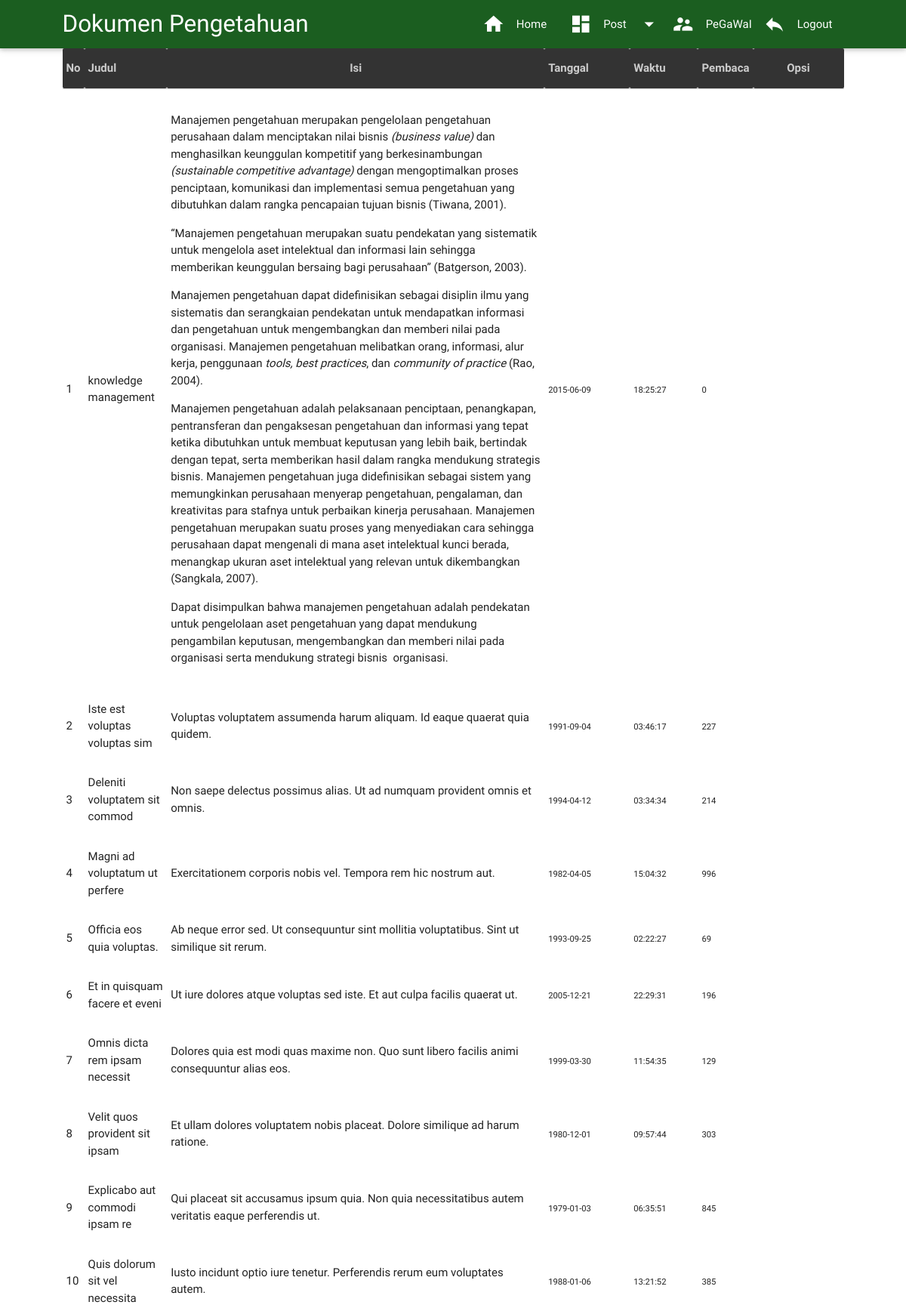
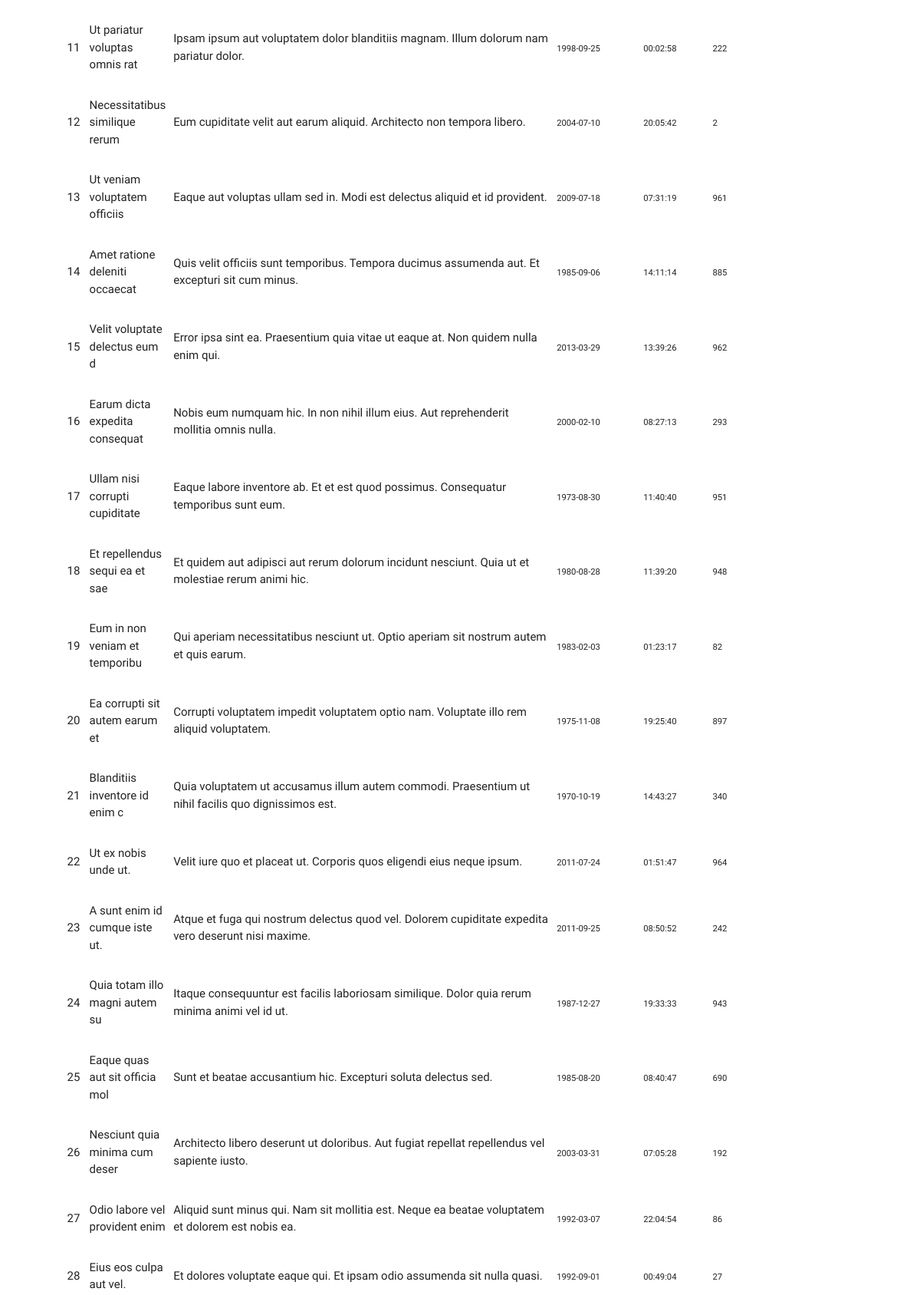
The page /pegawai/module/dokumen/textfull2.php (signed in, upper part) on the database its author committed (2 pictures, top to bottom).
### tables this page shows
CREATE TABLE IF NOT EXISTS `dokumen` (
  `id` int(5) NOT NULL AUTO_INCREMENT,
  `judul` varchar(30) NOT NULL,
  `isi` text NOT NULL,
  `tanggal` date NOT NULL,
  `waktu` time NOT NULL,
  `baca` int(10) NOT NULL,
  `gambar` varchar(100) NOT NULL,
  `divisi` char(2) DEFAULT NULL,
  PRIMARY KEY (`id`)
);

### pegawai/module/dokumen/textfull2.php (the view, shortened to what this page needs)
<?php
require "includes/header_artikel.php";
?>
<body>
		<div class="container">
			<div class="hero-unit">
				<table class="table table-striped" border="0">
				<thead>
				<tr>
					<th width="10" scope scope="col" bgcolor="#333333"><font color="#CCCCCC">No</th>
					<th width="100" scope scope="col" bgcolor="#333333"><font color="#CCCCCC">Judul</th>
                    <th width="500" scope scope="col" bgcolor="#333333"><font color="#CCCCCC"><center>Isi</th>
					<th scope scope="col" bgcolor="#333333"><font color="#CCCCCC">Tanggal</th>
					<th scope scope="col" bgcolor="#333333"><font color="#CCCCCC">Waktu</th>
					<th width="50" scope scope="col" bgcolor="#333333"><font color="#CCCCCC">Pembaca</th>
					<th width="120" scope scope="col" bgcolor="#333333"><font color="#CCCCCC"><center>Opsi</th>
				</thead>
	<?php
	$no = 1;
	$query2 = "SELECT * from dokumen ";
	$sql = mysql_query ($query2);
	while ($hasil = mysql_fetch_array ($sql)) {
			?>
				<tbody>
				<tr>
					<td align="center"><?php echo $no?></td>
					<td><?php echo $hasil['judul']?></td>
                    <td><?php echo $hasil['isi']?></td>
					<td align="center"><small><?php echo $hasil['tanggal']?></small></td>
					<td align="center"><small><?php echo $hasil['waktu']?></small></td>
					<td align="center"><small><?php echo $hasil['baca']?></small></td>
					<td align="center">&nbsp
				</tr>
				</tbody>
				<?php $no++; ?>
				<?php } ?>
				</table>
			</div>
		</div>
</body>

### pegawai/module/dokumen/includes/header_artikel.php (style rules this page uses)
body { display: flex; min-height: 100vh; flex-direction: column; }
.container { width:90% }

### rows shown on the page
dokumen: judul "knowledge management", isi "Manajemen pengetahuan merupakan pengelolaan pengetahuan perusahaan dalam menciptakan nilai bisnis (business value) dan menghasilkan keunggulan kompetitif yang berkesinambungan (sustainable competitive advantage) dengan mengoptimalkan proses penciptaan, komunikasi dan implementasi semua pengetahuan yang dibutuhkan dalam rangka pencapaian tujuan bisnis (Tiwana, 2001). “Manajemen pengetahuan merupakan suatu pendekatan yang sistematik untuk mengelola aset intelektual dan informasi lain sehingga memberikan keunggulan bersaing bagi perusahaan” (Batgerson, 2003). Manajemen pengetahuan dapat didefinisikan sebagai disiplin ilmu yang sistematis dan serangkaian pendekatan untuk mendapatkan informasi…", tanggal "2015-06-09", waktu "18:25:27", baca "0"
dokumen: judul "Iste est voluptas voluptas sim", isi "Voluptas voluptatem assumenda harum aliquam. Id eaque quaerat quia quidem.", tanggal "1991-09-04", waktu "03:46:17", baca "227"
dokumen: judul "Deleniti voluptatem sit commod", isi "Non saepe delectus possimus alias. Ut ad numquam provident omnis et omnis.", tanggal "1994-04-12", waktu "03:34:34", baca "214"
dokumen: judul "Magni ad voluptatum ut perfere", isi "Exercitationem corporis nobis vel. Tempora rem hic nostrum aut.", tanggal "1982-04-05", waktu "15:04:32", baca "996"
dokumen: judul "Officia eos quia voluptas.", isi "Ab neque error sed. Ut consequuntur sint mollitia voluptatibus. Sint ut similique sit rerum.", tanggal "1993-09-25", waktu "02:22:27", baca "69"
dokumen: judul "Et in quisquam facere et eveni", isi "Ut iure dolores atque voluptas sed iste. Et aut culpa facilis quaerat ut.", tanggal "2005-12-21", waktu "22:29:31", baca "196"
dokumen: judul "Omnis dicta rem ipsam necessit", isi "Dolores quia est modi quas maxime non. Quo sunt libero facilis animi consequuntur alias eos.", tanggal "1999-03-30", waktu "11:54:35", baca "129"
dokumen: judul "Velit quos provident sit ipsam", isi "Et ullam dolores voluptatem nobis placeat. Dolore similique ad harum ratione.", tanggal "1980-12-01", waktu "09:57:44", baca "303"
dokumen: judul "Explicabo aut commodi ipsam re", isi "Qui placeat sit accusamus ipsum quia. Non quia necessitatibus autem veritatis eaque perferendis ut.", tanggal "1979-01-03", waktu "06:35:51", baca "845"
dokumen: judul "Quis dolorum sit vel necessita", isi "Iusto incidunt optio iure tenetur. Perferendis rerum eum voluptates autem.", tanggal "1988-01-06", waktu "13:21:52", baca "385"
dokumen: judul "Ut pariatur voluptas omnis rat", isi "Ipsam ipsum aut voluptatem dolor blanditiis magnam. Illum dolorum nam pariatur dolor.", tanggal "1998-09-25", waktu "00:02:58", baca "222"
dokumen: judul "Necessitatibus similique rerum", isi "Eum cupiditate velit aut earum aliquid. Architecto non tempora libero.", tanggal "2004-07-10", waktu "20:05:42", baca "2"
dokumen: judul "Ut veniam voluptatem officiis", isi "Eaque aut voluptas ullam sed in. Modi est delectus aliquid et id provident.", tanggal "2009-07-18", waktu "07:31:19", baca "961"
dokumen: judul "Amet ratione deleniti occaecat", isi "Quis velit officiis sunt temporibus. Tempora ducimus assumenda aut. Et excepturi sit cum minus.", tanggal "1985-09-06", waktu "14:11:14", baca "885"
dokumen: judul "Velit voluptate delectus eum d", isi "Error ipsa sint ea. Praesentium quia vitae ut eaque at. Non quidem nulla enim qui.", tanggal "2013-03-29", waktu "13:39:26", baca "962"
dokumen: judul "Earum dicta expedita consequat", isi "Nobis eum numquam hic. In non nihil illum eius. Aut reprehenderit mollitia omnis nulla.", tanggal "2000-02-10", waktu "08:27:13", baca "293"
dokumen: judul "Ullam nisi corrupti cupiditate", isi "Eaque labore inventore ab. Et et est quod possimus. Consequatur temporibus sunt eum.", tanggal "1973-08-30", waktu "11:40:40", baca "951"
dokumen: judul "Et repellendus sequi ea et sae", isi "Et quidem aut adipisci aut rerum dolorum incidunt nesciunt. Quia ut et molestiae rerum animi hic.", tanggal "1980-08-28", waktu "11:39:20", baca "948"
dokumen: judul "Eum in non veniam et temporibu", isi "Qui aperiam necessitatibus nesciunt ut. Optio aperiam sit nostrum autem et quis earum.", tanggal "1983-02-03", waktu "01:23:17", baca "82"
dokumen: judul "Ea corrupti sit autem earum et", isi "Corrupti voluptatem impedit voluptatem optio nam. Voluptate illo rem aliquid voluptatem.", tanggal "1975-11-08", waktu "19:25:40", baca "897"
dokumen: judul "Blanditiis inventore id enim c", isi "Quia voluptatem ut accusamus illum autem commodi. Praesentium ut nihil facilis quo dignissimos est.", tanggal "1970-10-19", waktu "14:43:27", baca "340"
dokumen: judul "Ut ex nobis unde ut.", isi "Velit iure quo et placeat ut. Corporis quos eligendi eius neque ipsum.", tanggal "2011-07-24", waktu "01:51:47", baca "964"
dokumen: judul "A sunt enim id cumque iste ut.", isi "Atque et fuga qui nostrum delectus quod vel. Dolorem cupiditate expedita vero deserunt nisi maxime.", tanggal "2011-09-25", waktu "08:50:52", baca "242"
dokumen: judul "Quia totam illo magni autem su", isi "Itaque consequuntur est facilis laboriosam similique. Dolor quia rerum minima animi vel id ut.", tanggal "1987-12-27", waktu "19:33:33", baca "943"
dokumen: judul "Eaque quas aut sit officia mol", isi "Sunt et beatae accusantium hic. Excepturi soluta delectus sed.", tanggal "1985-08-20", waktu "08:40:47", baca "690"
dokumen: judul "Nesciunt quia minima cum deser", isi "Architecto libero deserunt ut doloribus. Aut fugiat repellat repellendus vel sapiente iusto.", tanggal "2003-03-31", waktu "07:05:28", baca "192"
dokumen: judul "Odio labore vel provident enim", isi "Aliquid sunt minus qui. Nam sit mollitia est. Neque ea beatae voluptatem et dolorem est nobis ea.", tanggal "1992-03-07", waktu "22:04:54", baca "86"
dokumen: judul "Eius eos culpa aut vel.", isi "Et dolores voluptate eaque qui. Et ipsam odio assumenda sit nulla quasi.", tanggal "1992-09-01", waktu "00:49:04", baca "27"

### other values the page prints
$_SESSION['nama_lengkap'] "PeGaWaI"
